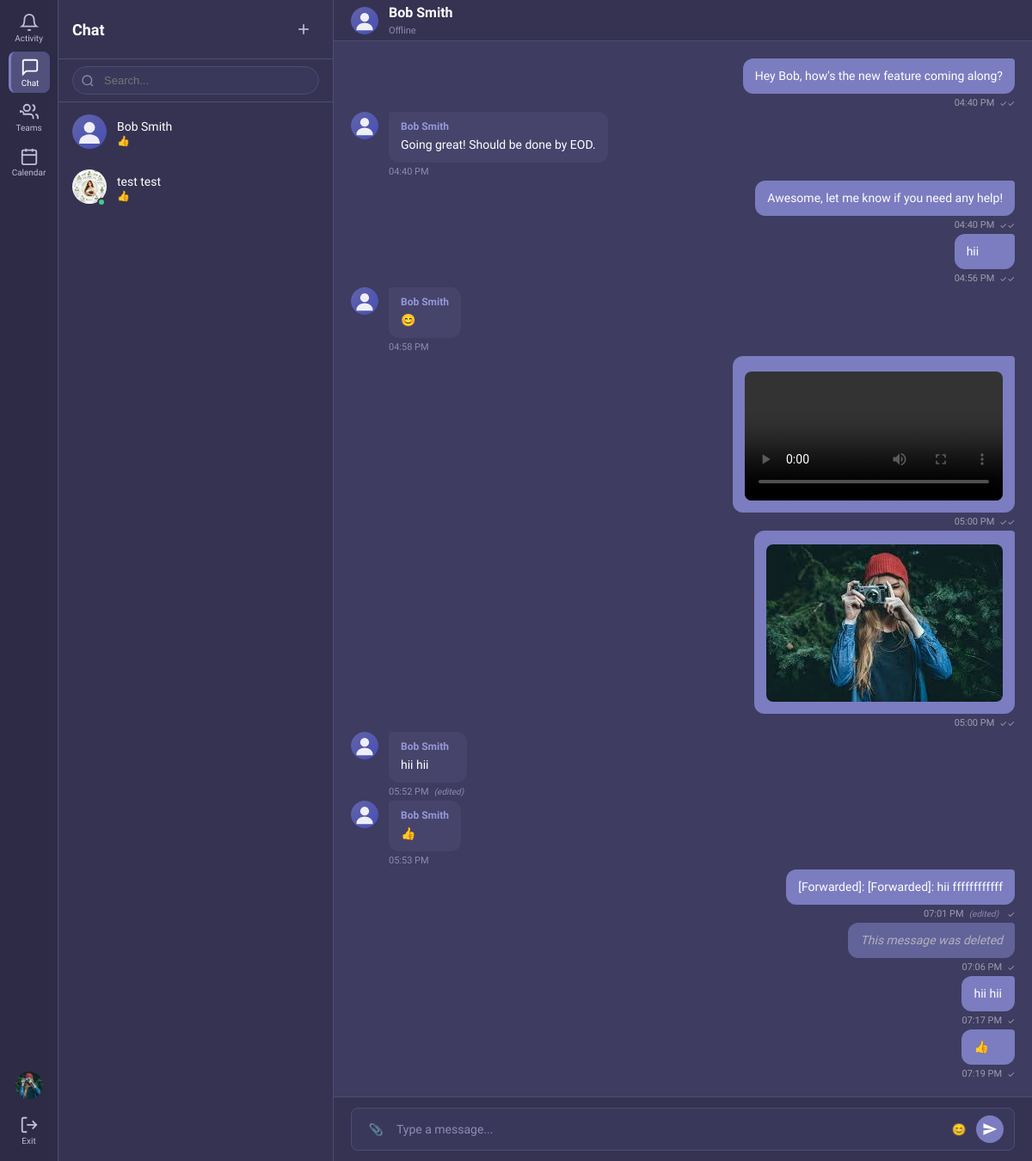
Page /chat/room/2/ (signed in) on the committed database.
### accounts/models.py (models this page shows, shortened)
class CustomUser(AbstractUser):
    email = models.EmailField(unique=True)
    profile_image = models.ImageField(upload_to='profile_images/', null=True, blank=True)
    is_verified = models.BooleanField(default=False)
    bio = models.CharField(max_length=255, blank=True, default='')
    last_seen = models.DateTimeField(null=True, blank=True)
    is_online = models.BooleanField(default=False)
    USERNAME_FIELD = 'email'
    REQUIRED_FIELDS = ['username']
    def get_profile_image_url(self):
        if self.profile_image:
            return self.profile_image.url
        return '/static/images/default-avatar.svg'
    def get_display_name(self):
        if self.first_name and self.last_name:
            return f"{self.first_name} {self.last_name}"
        return self.username

### chat/models.py (models this page shows, shortened)
class ChatMessage(models.Model):
    sender = models.ForeignKey(
        settings.AUTH_USER_MODEL,
        on_delete=models.CASCADE,
        related_name='sent_messages'
    )
    receiver = models.ForeignKey(
        settings.AUTH_USER_MODEL,
        on_delete=models.CASCADE,
        null=True,
        blank=True,
        related_name='received_messages'
    )
    channel = models.ForeignKey(
        Channel,
        on_delete=models.CASCADE,
        null=True,
        blank=True,
        related_name='messages'
    )
    message = models.TextField(blank=True, default='')
    file = models.FileField(upload_to='chat_files/', null=True, blank=True)
    timestamp = models.DateTimeField(auto_now_add=True)
    edited_at = models.DateTimeField(null=True, blank=True)
    is_deleted = models.BooleanField(default=False)
    seen = models.BooleanField(default=False)
    delivered = models.BooleanField(default=True)
    def is_image(self):
        if self.file:
            name = self.file.name.lower()
            return any(name.endswith(ext) for ext in ['.jpg', '.jpeg', '.png', '.gif', '.webp', '.bmp'])
        return False
    def is_video(self):
        if self.file:
            name = self.file.name.lower()
            return any(name.endswith(ext) for ext in ['.mp4', '.webm', '.ogg', '.mov', '.avi'])
        return False
    class Meta:
        ordering = ['timestamp']

### chat/views.py (the view)
# urls.py: path('room/<int:user_id>/', views.chat_room_view, name='chat_room'),
@login_required
def chat_room_view(request, user_id):
    other_user = get_object_or_404(CustomUser, id=user_id)
    ChatMessage.objects.filter(
        sender=other_user,
        receiver=request.user,
        seen=False
    ).update(seen=True)
    messages_list = ChatMessage.objects.filter(
        Q(sender=request.user, receiver=other_user) |
        Q(sender=other_user, receiver=request.user)
    ).order_by('timestamp')[:200]
    sent_to = ChatMessage.objects.filter(
        sender=request.user, receiver__isnull=False
    ).values_list('receiver', flat=True).distinct()
    received_from = ChatMessage.objects.filter(
        receiver=request.user
    ).values_list('sender', flat=True).distinct()
    chat_user_ids = set(list(sent_to) + list(received_from))
    conversations = []
    for uid in chat_user_ids:
        u = CustomUser.objects.get(id=uid)
        last_msg = ChatMessage.objects.filter(
            Q(sender=request.user, receiver=u) |
            Q(sender=u, receiver=request.user)
        ).order_by('-timestamp').first()
        unread = ChatMessage.objects.filter(sender=u, receiver=request.user, seen=False).count()
        conversations.append({'user': u, 'last_message': last_msg, 'unread_count': unread})
    conversations.sort(key=lambda x: x['last_message'].timestamp if x['last_message'] else timezone.now(), reverse=True)
    from teams.models import Team
    user_teams = Team.objects.filter(memberships__user=request.user)
    unread_notifs = Notification.objects.filter(user=request.user, is_read=False).count()
    return render(request, 'chat/chat_room.html', {
        'other_user': other_user,
        'messages': messages_list,
        'conversations': conversations,
        'user_teams': user_teams,
        'unread_notifs': unread_notifs,
    })

### templates/chat/chat_room.html (shortened to what this page needs)
{% extends 'base.html' %}
{% load static %}
{% block body %}
<div class="app-layout">
    {% include 'partials/sidebar.html' with active_tab='chat' %}
    <div class="chat-sidebar">
        <div class="sidebar-header">
            <h2>Chat</h2>
            <button class="btn-icon" onclick="document.getElementById('new-chat-modal').classList.add('show')" id="btn-new-chat-room">
                <svg viewBox="0 0 24 24" width="20" height="20" fill="none" stroke="currentColor" stroke-width="2"><line x1="12" y1="5" x2="12" y2="19"/><line x1="5" y1="12" x2="19" y2="12"/></svg>
            </button>
        </div>
        <div class="search-box">
            <div class="search-wrapper">
                <svg viewBox="0 0 24 24" fill="none" stroke="currentColor" stroke-width="2"><circle cx="11" cy="11" r="8"/><path d="M21 21l-4.35-4.35"/></svg>
                <input type="text" class="search-input" placeholder="Search..." id="search-input">
            </div>
        </div>
        <div class="conversation-list">
            {% for conv in conversations %}
            <a href="{% url 'chat:chat_room' conv.user.id %}" class="conv-item {% if conv.user.id == other_user.id %}active{% endif %}">
                <div class="avatar-wrapper">
                    <img src="{{ conv.user.get_profile_image_url }}" class="avatar" alt="">
                    {% if conv.user.is_online %}<span class="online-dot"></span>{% endif %}
                </div>
                <div class="conv-info">
                    <div class="conv-name">{{ conv.user.get_display_name }}</div>
                    <div class="conv-preview">{% if conv.last_message %}{{ conv.last_message.message|truncatechars:35 }}{% endif %}</div>
                </div>
            </a>
            {% endfor %}
        </div>
    </div>
    <div class="main-content">
        <div class="content-header">
            <div class="content-header-left">
                <img src="{{ other_user.get_profile_image_url }}" class="avatar avatar-sm" alt="">
                <div>
                    <h3>{{ other_user.get_display_name }}</h3>
                    <span style="font-size:11px;color:{% if other_user.is_online %}var(--success){% else %}var(--text-muted){% endif %}">
                        {% if other_user.is_online %}Online{% else %}Offline{% endif %}
                    </span>
                </div>
            </div>
        </div>
        <div class="chat-area" id="chat-area">
            {% for msg in messages %}
            <div class="msg-group {% if msg.sender == request.user %}sent{% endif %} {% if msg.is_deleted %}deleted{% endif %}" id="msg-{{ msg.id }}">
                {% if msg.sender != request.user %}
                <img src="{{ msg.sender.get_profile_image_url }}" class="avatar avatar-sm" alt="">
                {% endif %}
                <div class="msg-content-wrapper">
                    <div class="msg-bubble">
                        {% if msg.sender != request.user %}<div class="msg-sender">{{ msg.sender.get_display_name }}</div>{% endif %}
                        <div class="msg-text">{% if msg.is_deleted %}<i>This message was deleted</i>{% else %}{{ msg.message }}{% endif %}</div>
                        {% if not msg.is_deleted and msg.file %}
                            {% if msg.is_image %}
                                <img src="{{ msg.file.url }}" class="msg-image" alt="Image" onclick="window.open(this.src)">
                            {% elif msg.is_video %}
                                <video src="{{ msg.file.url }}" class="msg-video" controls></video>
                            {% else %}
                                <a href="{{ msg.file.url }}" class="msg-file" download>
                                    <span class="msg-file-icon">📎</span>
                                    <span class="msg-file-name">{{ msg.get_file_name }}</span>
                                </a>
                            {% endif %}
                        {% endif %}
                    </div>
                    <div class="msg-meta">
                        <span>{{ msg.timestamp|date:"h:i A" }}</span>
                        {% if msg.edited_at %}<span class="edited-label">(edited)</span>{% endif %}
                        {% if msg.sender == request.user %}
                            <span class="msg-status">{% if msg.seen %}✓✓{% else %}✓{% endif %}</span>
                        {% endif %}
                    </div>
                </div>
            </div>
            {% endfor %}
        </div>
        <div class="chat-input-area">
            <div class="chat-input-wrapper">
                <div class="input-actions">
                    <button type="button" onclick="document.getElementById('file-input').click()" title="Attach file" id="btn-attach">📎</button>
                </div>
                <textarea class="chat-input" id="message-input" placeholder="Type a message..." rows="1"></textarea>
                <div class="input-actions">
                    <div class="emoji-picker-container">
                        <button type="button" onclick="toggleEmoji()" title="Emoji" id="btn-emoji">😊</button>
                    </div>
                    <button type="button" class="send-btn" onclick="sendMessage()" title="Send" id="btn-send">
                        <svg viewBox="0 0 24 24" width="18" height="18" fill="currentColor"><path d="M2.01 21L23 12 2.01 3 2 10l15 2-15 2z"/></svg>
                    </button>
                </div>
            </div>
        </div>
    </div>
</div>
{% endblock %}

### templates/partials/sidebar.html (shortened to what this page needs)
{% load static %}
<div class="left-rail">
    <a href="{% url 'chat:activity' %}" class="rail-item {% if active_tab == 'activity' %}active{% endif %}" title="Activity" id="nav-activity">
        <svg viewBox="0 0 24 24" fill="none" stroke="currentColor" stroke-width="2"><path d="M18 8A6 6 0 006 8c0 7-3 9-3 9h18s-3-2-3-9"/><path d="M13.73 21a2 2 0 01-3.46 0"/></svg>
        <span>Activity</span>
    </a>
    <a href="{% url 'chat:home' %}" class="rail-item {% if active_tab == 'chat' %}active{% endif %}" title="Chat" id="nav-chat">
        <svg viewBox="0 0 24 24" fill="none" stroke="currentColor" stroke-width="2"><path d="M21 15a2 2 0 01-2 2H7l-4 4V5a2 2 0 012-2h14a2 2 0 012 2z"/></svg>
        <span>Chat</span>
    </a>
    <a href="{% url 'teams:teams_home' %}" class="rail-item {% if active_tab == 'teams' %}active{% endif %}" title="Teams" id="nav-teams">
        <svg viewBox="0 0 24 24" fill="none" stroke="currentColor" stroke-width="2"><path d="M17 21v-2a4 4 0 00-4-4H5a4 4 0 00-4-4v2"/><circle cx="9" cy="7" r="4"/><path d="M23 21v-2a4 4 0 00-3-3.87"/><path d="M16 3.13a4 4 0 010 7.75"/></svg>
        <span>Teams</span>
    </a>
    <a href="{% url 'chat:calendar' %}" class="rail-item {% if active_tab == 'calendar' %}active{% endif %}" title="Calendar" id="nav-calendar">
        <svg viewBox="0 0 24 24" fill="none" stroke="currentColor" stroke-width="2"><rect x="3" y="4" width="18" height="18" rx="2" ry="2"/><line x1="16" y1="2" x2="16" y2="6"/><line x1="8" y1="2" x2="8" y2="6"/><line x1="3" y1="10" x2="21" y2="10"/></svg>
        <span>Calendar</span>
    </a>
    <a href="{% url 'accounts:profile' %}" class="rail-item {% if active_tab == 'profile' %}active{% endif %}" title="Profile" id="nav-profile">
        <img src="{{ request.user.get_profile_image_url }}" class="avatar avatar-sm" alt="Me">
    </a>
    <a href="{% url 'accounts:logout' %}" class="rail-item" title="Sign Out" id="nav-logout">
        <svg viewBox="0 0 24 24" fill="none" stroke="currentColor" stroke-width="2"><path d="M9 21H5a2 2 0 01-2-2V5a2 2 0 012-2h4"/><polyline points="16 17 21 12 16 7"/><line x1="21" y1="12" x2="9" y2="12"/></svg>
        <span>Exit</span>
    </a>
</div>

### rows in the picture
CustomUser: user.get_profile_image_url (picture)
CustomUser: shows a picture, user.get_display_name "Bob Smith", last_message.message "👍", get_display_name "Bob Smith"
CustomUser: user.get_profile_image_url (picture), is_online True (drawn), user.get_display_name "test test", last_message.message "👍"
ChatMessage: message "Hey Bob, how's the new feature coming along?", timestamp "04:40 PM"
ChatMessage: sender.get_display_name "Bob Smith", message "Going great! Should be done by EOD.", timestamp "04:40 PM"
ChatMessage: message "Awesome, let me know if you need any help!", timestamp "04:40 PM"
ChatMessage: message "hii", timestamp "04:56 PM"
ChatMessage: sender.get_display_name "Bob Smith", message "😊", timestamp "04:58 PM"
ChatMessage: timestamp "05:00 PM"
ChatMessage: file (picture), timestamp "05:00 PM"
ChatMessage: sender.get_display_name "Bob Smith", message "hii hii", timestamp "05:52 PM", shows "(edited)"
ChatMessage: sender.get_display_name "Bob Smith", message "👍", timestamp "05:53 PM"
ChatMessage: message "[Forwarded]: [Forwarded]: hii ffffffffffff", timestamp "07:01 PM", shows "(edited)"
ChatMessage: is_deleted "This message was deleted", timestamp "07:06 PM"
ChatMessage: message "hii hii", timestamp "07:17 PM"
ChatMessage: message "👍", timestamp "07:19 PM"
